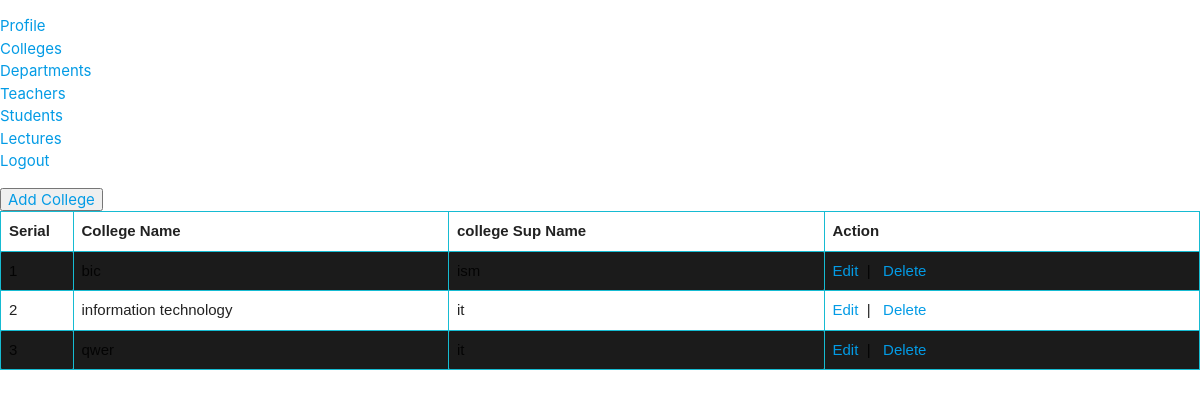
The app's page /college/college.php (signed in) with its own data.
### tables this page shows
CREATE TABLE `university` (
  `ID_unv` int(11) NOT NULL,
  `unv_name` varchar(50) NOT NULL,
  `unv_sub_name` varchar(5) NOT NULL
);

### college/college.php (the view, shortened to what this page needs)
<?php
$host = "localhost";
$user = "root";
$password = "";
$db = "unvdb";
$link = mysqli_connect($host,$user,$password,$db);
?>
<!DOCTYPE html>
<html>
<head>
 <link rel="stylesheet" href="https://cdnjs.cloudflare.com/ajax/libs/materialize/1.0.0/css/materialize.min.css">
<link rel="stylesheet" href="https://cdnjs.cloudflare.com/ajax/libs/uikit/3.0.3/css/uikit.min.css" />
</head>
<div>
        <ul>
        <li><a href="../welcomeAdmin.php">Profile</a></li>
            <li><a href="college.php">Colleges</a></li>
            <li><a href="../Deb/Deb.php">Departments</a></li>
            <li><a href="../teacher/Teacher.php">Teachers</a></li>
            <li><a href="../student/Student.php">Students</a></li>
            <li><a href="../lec/lec.php">Lectures</a></li>
            <li><a href="../logOut.php">Logout</a></li>
        </ul>
        <button><a href="addCollege.php">Add College</a></button>
    </div>
<?php
if (isset($_SESSION['email']) == true) {
    $sql = "select * from university";
    $result = mysqli_query($link, $sql);
    ?>
    <table class="table table-striped">
        <tr>
            <th width="4%">Serial</th>
            <th width="24%">College Name</th>
            <th width="24%">college Sup Name</th>
            <th width="24%">Action</th>
        </tr>
        <?php
        if ($result) {
            $i = 0;
            foreach ($result as $sdata) {
                $i++;
                ?>
                <tr>
                    <td><?php echo $i;?></td>
                    <td><?php echo $sdata['unv_name']?></td>
                    <td><?php echo $sdata['unv_sub_name']?></td>
                    <td>
                        <a  href="editCollege.php?id=<?php echo $sdata['ID_unv'];?>">Edit</a>&nbsp&nbsp|&nbsp&nbsp
                        <a  href="delete.php?id=<?php echo $sdata['ID_unv'];?>">Delete</a>
                    </td>
                </tr>
            <?php } }else{?>
            <tr><td colspan="5"><h2>No data found</h2></td></tr>
        <?php } ?>
    </table>
    <?php
}else{
    header("location: loginAdmin.php");
}
?>
</html>

### college/college.php (style rules this page uses)
table { font-family: arial, sans-serif; border-collapse: collapse; width: 100%; }
td, th { border: 1px solid #16BBD2; text-align: left; padding: 8px; }
tr:nth-child(even) { background-color: #1B1B1B; }

### records on screen
university: unv_name "bic", unv_sub_name "ism"
university: unv_name "information technology", unv_sub_name "it"
university: unv_name "qwer", unv_sub_name "it"
